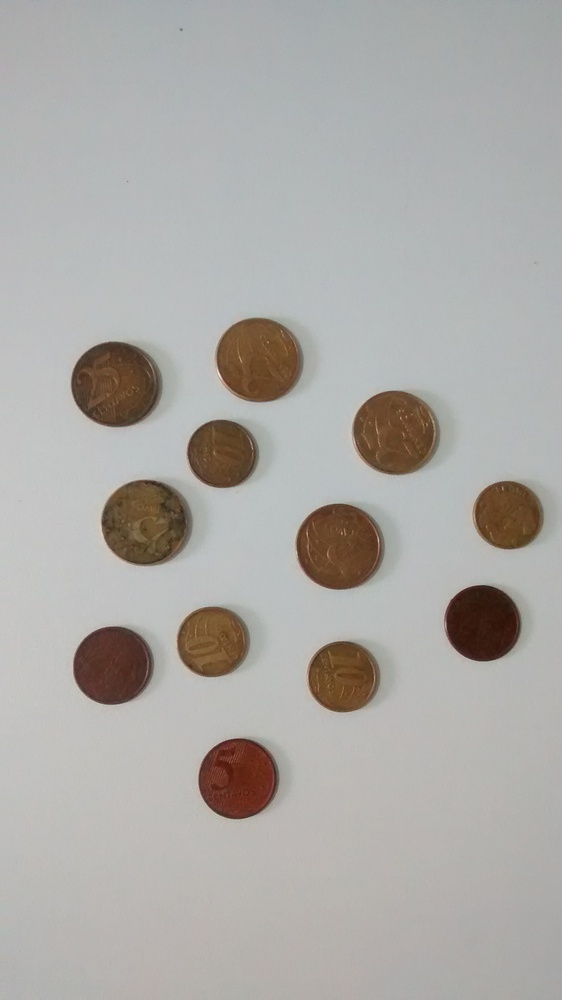
#> input picture 01. Basic concepts of Digital Image Processing/Exercices/Questao 1/moedas.jpg, 562 x 1000 px, shrunk from 1200 x 2136 before the run
$ python qst1.py   (older library calls are emulated)
#> lines starting #> are read from the running program, lines starting #| are printed output that depends on the picture; after the words box and inside, x2 and y2 are one past the last pixel; in counts of white or black regions, pixels touching at a corner belong together
# -*- coding: cp1252 -*-
import numpy as np
import cv2
import mahotas
from matplotlib import pyplot as plt

#Função para escrita na imagem
def escreve(img, texto, cor = (255,0,0)):
    fonte = cv2.FONT_HERSHEY_SIMPLEX
    cv2.putText(img, texto, (10,20), fonte, 0.5, cor, 0,
     cv2.LINE_AA)

imgColorida = cv2.imread('moedas.jpg') #Carregamento da imagem
#> imgColorida is the input picture: shape (1000, 562, 3); mean B, G, R 167, 170.3, 172.7

#Conversão para tons de cinza
img = cv2.cvtColor(imgColorida, cv2.COLOR_BGR2GRAY)
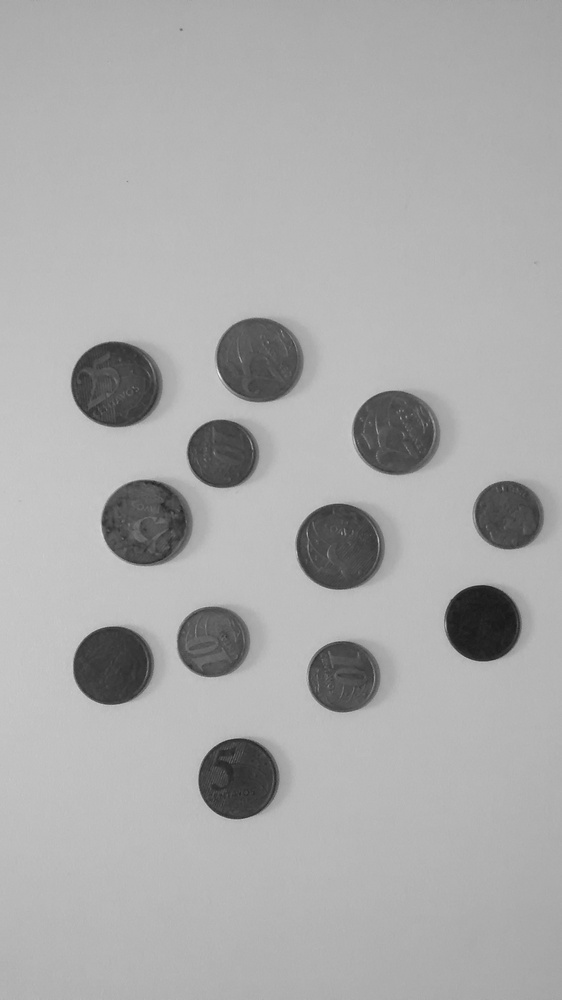
#> img: shape (1000, 562); min 24, max 241, mean 170.7
cv2.imwrite("01. Imagem Cinza.jpg", img)

#Blur/Suavização da imagem
suave = cv2.blur(img, (7, 7))

#Binarização que resulta em pixels brancos e pretos
T = mahotas.thresholding.otsu(suave)
#> T = 129
bin = suave.copy()
bin[bin > T] = 255
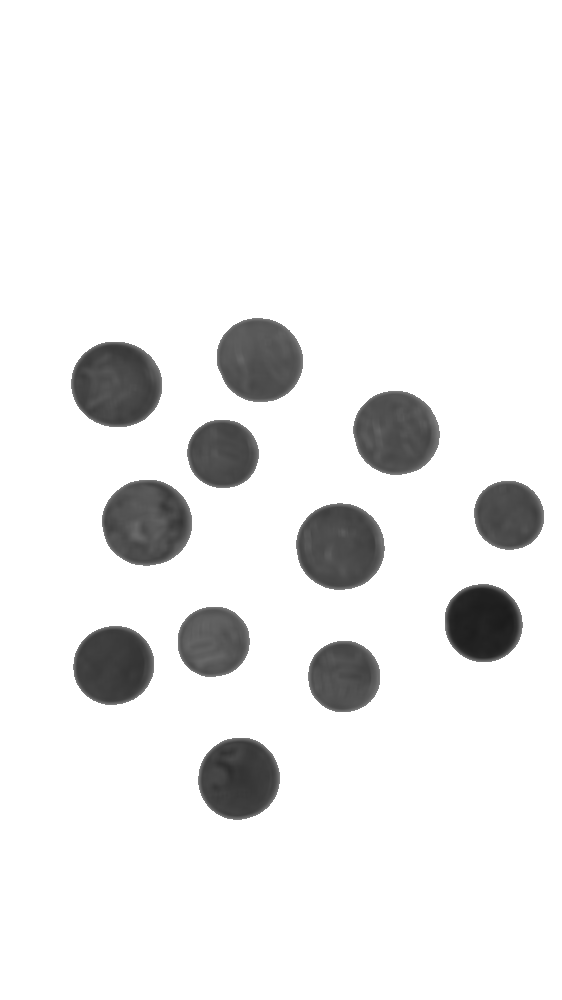
#> bin: shape (1000, 562); min 28, max 255, mean 235.8
bin[bin < 255] = 0
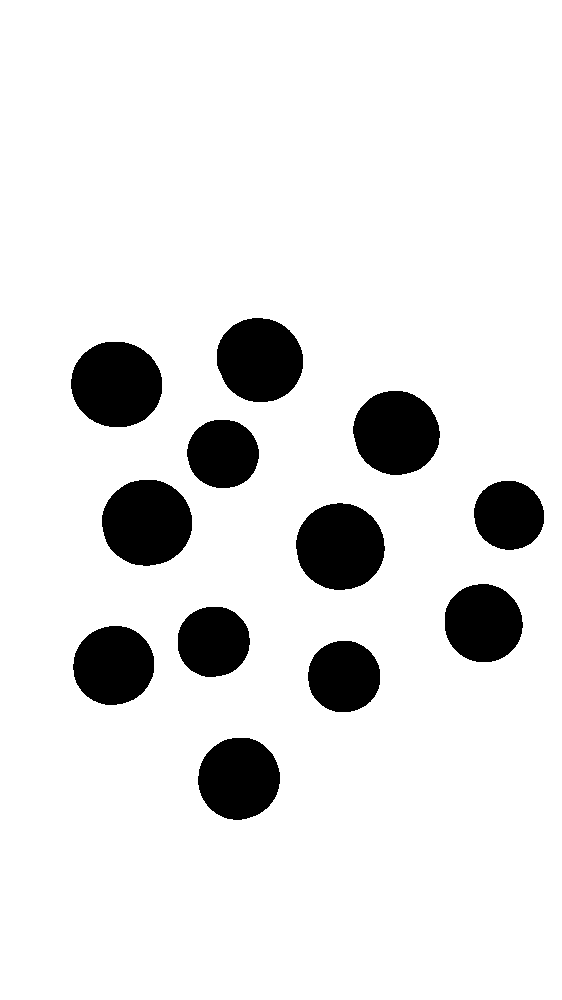
#> bin: shape (1000, 562); 89.2% white; 12 black regions, largest, box (x1, y1, x2, y2) and area: (71, 342, 162, 427) 6158, (102, 480, 192, 566) 6116, (296, 503, 385, 590) 6046
bin = cv2.bitwise_not(bin)
cv2.imwrite("02. Imagem Binarizada.jpg", bin)

#Detecção de bordas com Canny
bordas = cv2.Canny(bin, 70, 150)
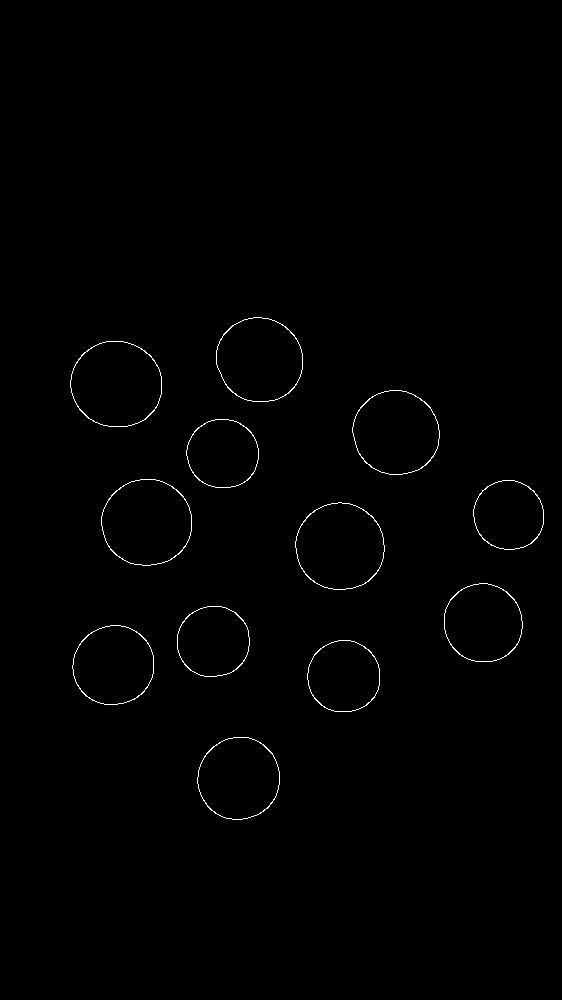
#> bordas: shape (1000, 562); 0.56% white in thin lines or dots, all inside (x1, y1, x2, y2) = (70, 317, 544, 820)

#Identificação e contagem dos contornos da imagem
(lx, objetos, lx) = cv2.findContours(bordas.copy(),
cv2.RETR_EXTERNAL, cv2.CHAIN_APPROX_SIMPLE)
#> lx = [[1, -1, -1, -1], [2, 0, -1, -1], [3, 1, -1, -1], [4, 2, -1, -1], [5, 3, -1, -1], [6, 4, -1, -1], [7, 5, -1, -1], [8, 6, -1, -1], [9, 7, -1, -1], [10, 8, -1, -1], [11, 9, -1, -1], [-1, 10, -1, -1]]; objetos = 12 contours; largest, box (x1, y1, x2, y2) and area: (70, 341, 162, 427) 6174, (101, 479, 192, 566) 6133, (295, 502, 385, 590) 6062, (216, 317, 303, 402) 5728, (352, 390, 440, 475) 5714

temp = np.vstack([
    np.hstack([img, suave]),
    np.hstack([bin, bordas])
    ])
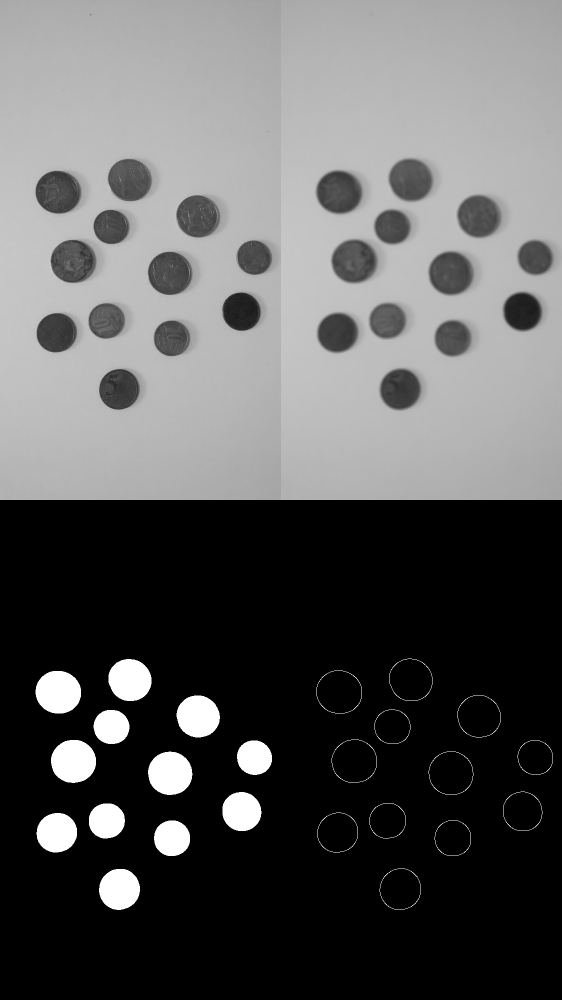
#> temp: shape (2000, 1124) (shown at 1/2 size); min 0, max 255, mean 92.6

#Desenho dos contornos
imgC2 = imgColorida.copy()
final = cv2.drawContours(imgC2, objetos, -1, (255, 0, 0), 2)
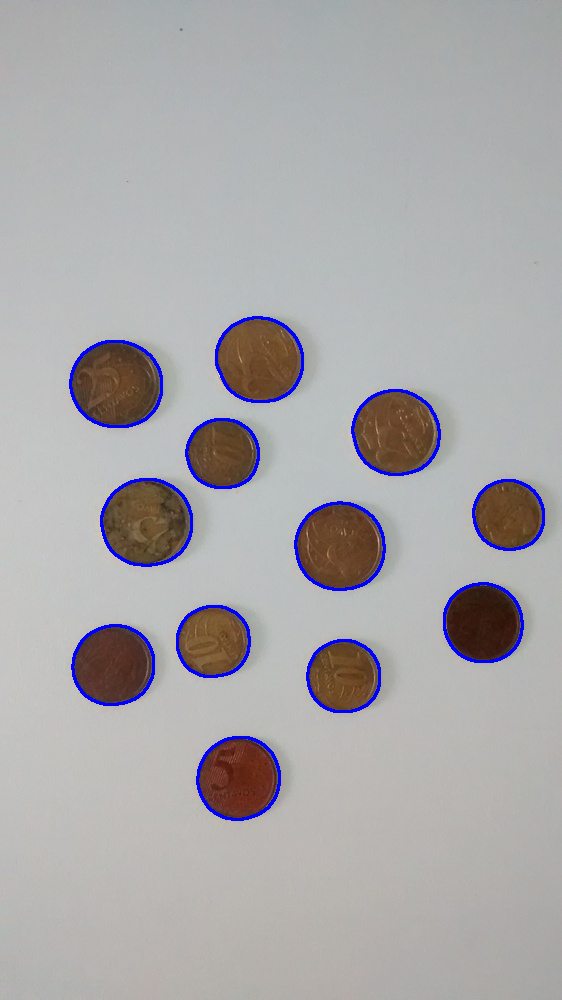
#> final: shape (1000, 562, 3); mean B, G, R 169.5, 167.9, 170
escreve(imgC2, str(len(objetos))+" moedas foram encontradas!")
cv2.imwrite("03. Imagem com as Bordas Destacadas.jpg", imgC2)

n_moedas = 0;
for i in objetos:
    n_moedas += 1
    M = cv2.moments(i)

    #Cálculo da Área
    area = cv2.contourArea(i)

    #Cálculo da posição a partir do Centroide
    x = int(M['m10']/M['m00'])
    y = int(M['m01']/M['m00'])
    posicao = (x - 150, y)

    #Cálculo do Perímetro
    perimetro = cv2.arcLength(i, True)

    print("Objeto {}:\nArea: {}\nCentro: ({},{})\nPerimetro: {}\n".format(n_moedas, area, x, y, perimetro))
#> this loop made 12 passes
#> (area, x, y, posicao, perimetro) on passes 1 to 12: (5300, 238, 778, (88, 778), 272.9), (4095, 343, 675, (193, 675), 239.1), (5059.5, 113, 664, (-37, 664), 266.7), (4045.5, 212, 641, (62, 641), 237.7), (4839.5, 482, 622, (332, 622), 259.9), (6061.5, 339, 546, (189, 546), 292.8), (3834.5, 508, 514, (358, 514), 232.9), (6133, 146, 522, (-4, 522), 293.4), (3896, 222, 453, (72, 453), 234.3), (5714.5, 395, 432, (245, 432), 284), (6173.5, 116, 383, (-34, 383), 294), (5727.5, 259, 359, (109, 359), 283.2)
#> (printed output is left out)
#> after the loop, n_moedas = 12

cv2.waitKey(0)
